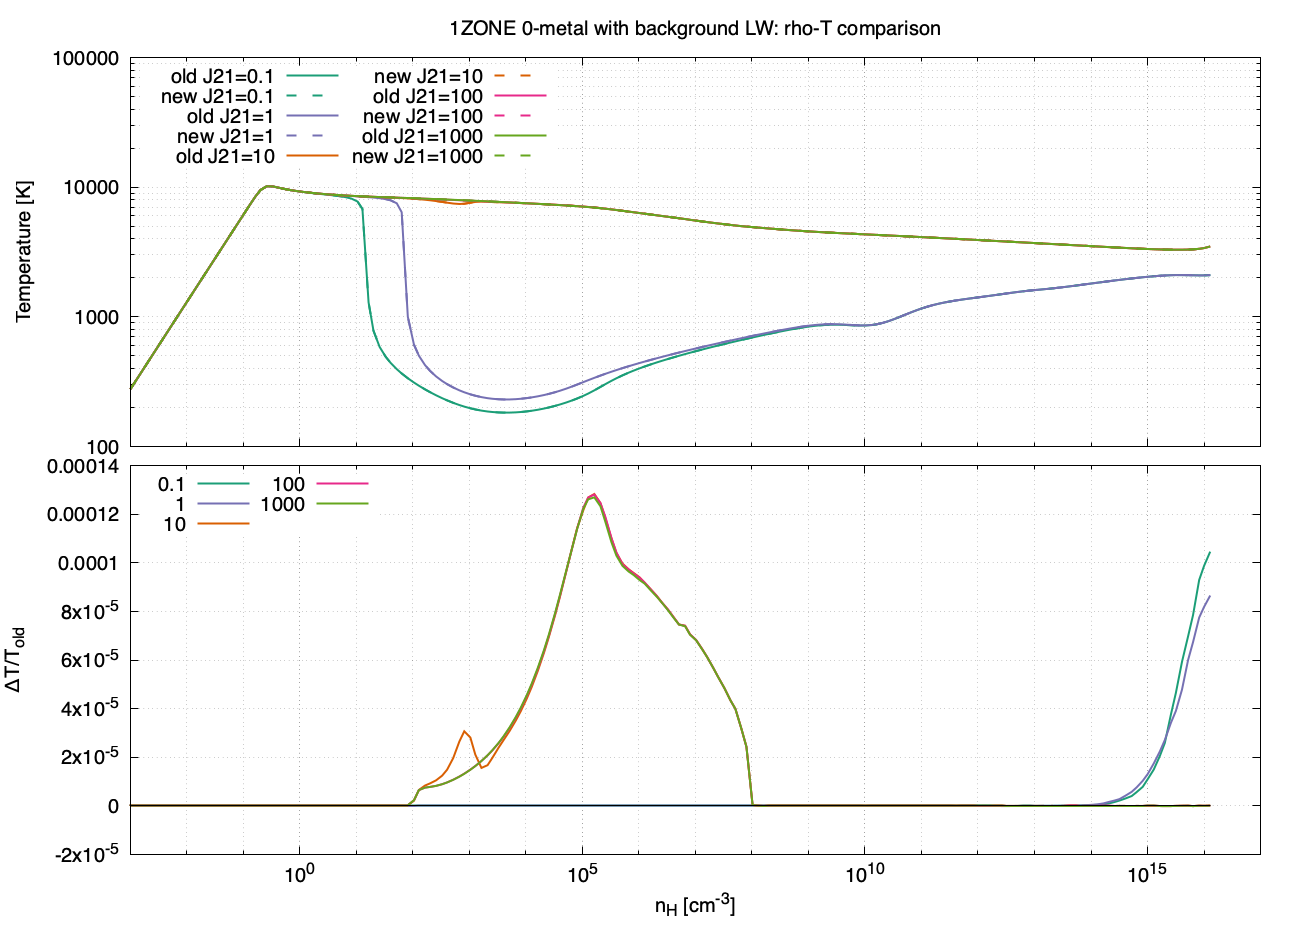

Recreate this plot in gnuplot.
set terminal pngcairo size 1300,950 enhanced font "Helvetica,15"
set output "figures/rho_T_comparison_lw_0metal.png"

set multiplot layout 2,1 margins 0.10,0.97,0.10,0.94 spacing 0.03,0.02

set title "1ZONE 0-metal with background LW: rho-T comparison"
set logscale xy
set format x ""
set ylabel "Temperature [K]"
set grid xtics ytics mxtics mytics
set key left top maxrows 5
plot \
  "figures/rho_T_comparison_J21_0p1_0metal.dat" using 1:2 with lines lw 2 lc rgb "#1b9e77" title "old J21=0.1", \
  "" using 1:3 with lines lw 2 dt 2 lc rgb "#1b9e77" title "new J21=0.1", \
  "figures/rho_T_comparison_J21_1_0metal.dat" using 1:2 with lines lw 2 lc rgb "#7570b3" title "old J21=1", \
  "" using 1:3 with lines lw 2 dt 2 lc rgb "#7570b3" title "new J21=1", \
  "figures/rho_T_comparison_J21_10_0metal.dat" using 1:2 with lines lw 2 lc rgb "#d95f02" title "old J21=10", \
  "" using 1:3 with lines lw 2 dt 2 lc rgb "#d95f02" title "new J21=10", \
  "figures/rho_T_comparison_J21_100_0metal.dat" using 1:2 with lines lw 2 lc rgb "#e7298a" title "old J21=100", \
  "" using 1:3 with lines lw 2 dt 2 lc rgb "#e7298a" title "new J21=100", \
  "figures/rho_T_comparison_J21_1000_0metal.dat" using 1:2 with lines lw 2 lc rgb "#66a61e" title "old J21=1000", \
  "" using 1:3 with lines lw 2 dt 2 lc rgb "#66a61e" title "new J21=1000"

unset title
unset logscale y
set logscale x
set format x "10^{%L}"
set xlabel "n_H [cm^{-3}]"
set ylabel "{/Symbol D}T/T_{old}"
set grid xtics ytics mxtics
set key left top maxrows 3
plot \
  "figures/rho_T_comparison_J21_0p1_0metal.dat" using 1:4 with lines lw 2 lc rgb "#1b9e77" title "0.1", \
  "figures/rho_T_comparison_J21_1_0metal.dat" using 1:4 with lines lw 2 lc rgb "#7570b3" title "1", \
  "figures/rho_T_comparison_J21_10_0metal.dat" using 1:4 with lines lw 2 lc rgb "#d95f02" title "10", \
  "figures/rho_T_comparison_J21_100_0metal.dat" using 1:4 with lines lw 2 lc rgb "#e7298a" title "100", \
  "figures/rho_T_comparison_J21_1000_0metal.dat" using 1:4 with lines lw 2 lc rgb "#66a61e" title "1000", \
  0 with lines lw 1 lc rgb "#000000" notitle

unset multiplot
